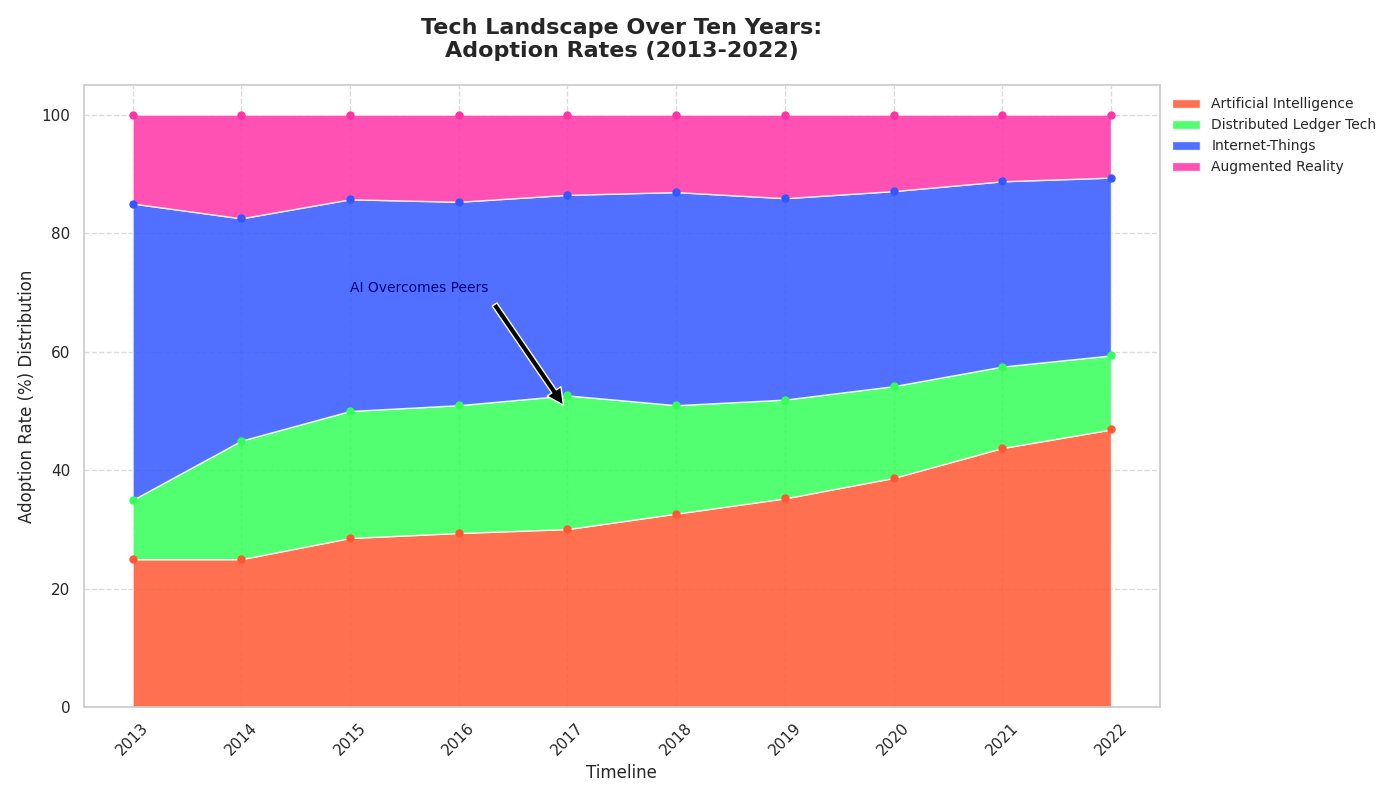

This chart was generated by the following Python code:
import matplotlib.pyplot as plt
import numpy as np

years = np.arange(2013, 2023)

# Define adoption data for each technology
ai_adoption = np.array([5, 10, 20, 30, 40, 50, 55, 60, 70, 75])
blockchain_adoption = np.array([2, 8, 15, 22, 30, 28, 26, 24, 22, 20])
iot_adoption = np.array([10, 15, 25, 35, 45, 55, 53, 51, 50, 48])
ar_adoption = np.array([3, 7, 10, 15, 18, 20, 22, 20, 18, 17])

total_adoption = ai_adoption + blockchain_adoption + iot_adoption + ar_adoption

ai_adoption_percentage = (ai_adoption / total_adoption) * 100
blockchain_adoption_percentage = (blockchain_adoption / total_adoption) * 100
iot_adoption_percentage = (iot_adoption / total_adoption) * 100
ar_adoption_percentage = (ar_adoption / total_adoption) * 100

adoption_data = np.vstack([ai_adoption_percentage, blockchain_adoption_percentage, iot_adoption_percentage, ar_adoption_percentage])

fig, ax = plt.subplots(figsize=(14, 8), dpi=100)

# New set of custom colors for each technology
colors = ['#FF5733', '#33FF57', '#3357FF', '#FF33A6']

# Altered labels for the chart
ax.stackplot(years, adoption_data, labels=['Artificial Intelligence', 'Distributed Ledger Tech', 'Internet-Things', 'Augmented Reality'], colors=colors, alpha=0.85)

for i, percentage in enumerate(adoption_data):
    ax.plot(years, np.cumsum(adoption_data, axis=0)[i], marker='o', markersize=5, linestyle='None', label='_nolegend_', color=colors[i])

ax.set_title('Tech Landscape Over Ten Years:\nAdoption Rates (2013-2022)', fontsize=16, fontweight='bold', pad=20)
ax.set_xlabel('Timeline', fontsize=12)
ax.set_ylabel('Adoption Rate (%) Distribution', fontsize=12)

ax.set_xticks(years)
ax.set_xticklabels(years, rotation=45)

ax.annotate('AI Overcomes Peers', xy=(2017, 50), xytext=(2015, 70), arrowprops=dict(facecolor='black', shrink=0.05), fontsize=10, color='navy')

ax.legend(loc='upper left', fontsize=10, bbox_to_anchor=(1, 1), frameon=False)

ax.grid(True, linestyle='--', alpha=0.7)
plt.tight_layout()
plt.show()
